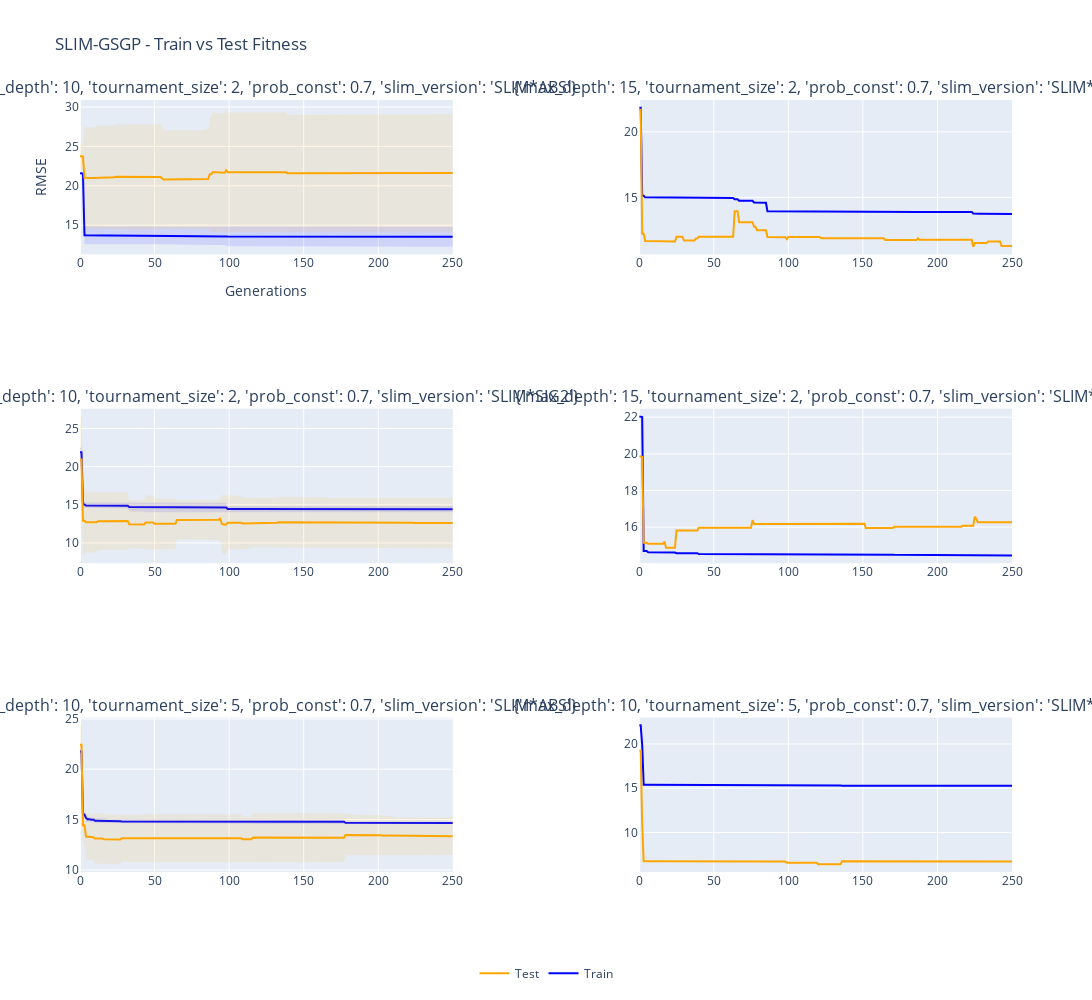

Notebook code for this chart:
### Code cell
fit_or_size_per_comb(k_outer, MODEL_NAME)

### Figure 1 — Plotly figure (JSON) as saved in the notebook; plotly's stock layout.template omitted (floating-point values rounded to 4 significant figures; data arrays with more than 128 entries replaced by an {"elided": "..."} marker saying what was removed)
{"data": [{"line": {"color": "blue"}, "mode": "lines", "name": "Train", "showlegend": true, "type": "scatter", "x": {"elided": "251 int values"}, "xaxis": "x", "y": {"elided": "251 float values"}, "yaxis": "y"}, {"line": {"width": 0}, "mode": "lines", "name": "+1 std Train", "showlegend": false, "type": "scatter", "x": {"elided": "251 int values"}, "xaxis": "x", "y": {"elided": "251 float values"}, "yaxis": "y"}, {"fill": "tonexty", "fillcolor": "rgba(0,0,255,0.1)", "line": {"width": 0}, "mode": "lines", "name": "-1 std Train", "showlegend": false, "type": "scatter", "x": {"elided": "251 int values"}, "xaxis": "x", "y": {"elided": "251 float values"}, "yaxis": "y"}, {"line": {"color": "orange"}, "mode": "lines", "name": "Test", "showlegend": true, "type": "scatter", "x": {"elided": "251 int values"}, "xaxis": "x", "y": {"elided": "251 float values"}, "yaxis": "y"}, {"line": {"width": 0}, "mode": "lines", "name": "+1 std Val", "showlegend": false, "type": "scatter", "x": {"elided": "251 int values"}, "xaxis": "x", "y": {"elided": "251 float values"}, "yaxis": "y"}, {"fill": "tonexty", "fillcolor": "rgba(255,165,0,0.1)", "line": {"width": 0}, "mode": "lines", "name": "-1 std Val", "showlegend": false, "type": "scatter", "x": {"elided": "251 int values"}, "xaxis": "x", "y": {"elided": "251 float values"}, "yaxis": "y"}, {"line": {"color": "blue"}, "mode": "lines", "name": "Train", "showlegend": false, "type": "scatter", "x": {"elided": "251 int values"}, "xaxis": "x2", "y": {"elided": "251 float values"}, "yaxis": "y2"}, {"line": {"width": 0}, "mode": "lines", "name": "+1 std Train", "showlegend": false, "type": "scatter", "x": {"elided": "251 int values"}, "xaxis": "x2", "y": {"elided": "251 float values"}, "yaxis": "y2"}, {"fill": "tonexty", "fillcolor": "rgba(0,0,255,0.1)", "line": {"width": 0}, "mode": "lines", "name": "-1 std Train", "showlegend": false, "type": "scatter", "x": {"elided": "251 int values"}, "xaxis": "x2", "y": {"elided": "251 float values"}, "yaxis": "y2"}, {"line": {"color": "orange"}, "mode": "lines", "name": "Test", "showlegend": false, "type": "scatter", "x": {"elided": "251 int values"}, "xaxis": "x2", "y": {"elided": "251 float values"}, "yaxis": "y2"}, {"line": {"width": 0}, "mode": "lines", "name": "+1 std Val", "showlegend": false, "type": "scatter", "x": {"elided": "251 int values"}, "xaxis": "x2", "y": {"elided": "251 float values"}, "yaxis": "y2"}, {"fill": "tonexty", "fillcolor": "rgba(255,165,0,0.1)", "line": {"width": 0}, "mode": "lines", "name": "-1 std Val", "showlegend": false, "type": "scatter", "x": {"elided": "251 int values"}, "xaxis": "x2", "y": {"elided": "251 float values"}, "yaxis": "y2"}, {"line": {"color": "blue"}, "mode": "lines", "name": "Train", "showlegend": false, "type": "scatter", "x": {"elided": "251 int values"}, "xaxis": "x3", "y": {"elided": "251 float values"}, "yaxis": "y3"}, {"line": {"width": 0}, "mode": "lines", "name": "+1 std Train", "showlegend": false, "type": "scatter", "x": {"elided": "251 int values"}, "xaxis": "x3", "y": {"elided": "251 float values"}, "yaxis": "y3"}, {"fill": "tonexty", "fillcolor": "rgba(0,0,255,0.1)", "line": {"width": 0}, "mode": "lines", "name": "-1 std Train", "showlegend": false, "type": "scatter", "x": {"elided": "251 int values"}, "xaxis": "x3", "y": {"elided": "251 float values"}, "yaxis": "y3"}, {"line": {"color": "orange"}, "mode": "lines", "name": "Test", "showlegend": false, "type": "scatter", "x": {"elided": "251 int values"}, "xaxis": "x3", "y": {"elided": "251 float values"}, "yaxis": "y3"}, {"line": {"width": 0}, "mode": "lines", "name": "+1 std Val", "showlegend": false, "type": "scatter", "x": {"elided": "251 int values"}, "xaxis": "x3", "y": {"elided": "251 float values"}, "yaxis": "y3"}, {"fill": "tonexty", "fillcolor": "rgba(255,165,0,0.1)", "line": {"width": 0}, "mode": "lines", "name": "-1 std Val", "showlegend": false, "type": "scatter", "x": {"elided": "251 int values"}, "xaxis": "x3", "y": {"elided": "251 float values"}, "yaxis": "y3"}, {"line": {"color": "blue"}, "mode": "lines", "name": "Train", "showlegend": false, "type": "scatter", "x": {"elided": "251 int values"}, "xaxis": "x4", "y": {"elided": "251 float values"}, "yaxis": "y4"}, {"line": {"width": 0}, "mode": "lines", "name": "+1 std Train", "showlegend": false, "type": "scatter", "x": {"elided": "251 int values"}, "xaxis": "x4", "y": {"elided": "251 float values"}, "yaxis": "y4"}, {"fill": "tonexty", "fillcolor": "rgba(0,0,255,0.1)", "line": {"width": 0}, "mode": "lines", "name": "-1 std Train", "showlegend": false, "type": "scatter", "x": {"elided": "251 int values"}, "xaxis": "x4", "y": {"elided": "251 float values"}, "yaxis": "y4"}, {"line": {"color": "orange"}, "mode": "lines", "name": "Test", "showlegend": false, "type": "scatter", "x": {"elided": "251 int values"}, "xaxis": "x4", "y": {"elided": "251 float values"}, "yaxis": "y4"}, {"line": {"width": 0}, "mode": "lines", "name": "+1 std Val", "showlegend": false, "type": "scatter", "x": {"elided": "251 int values"}, "xaxis": "x4", "y": {"elided": "251 float values"}, "yaxis": "y4"}, {"fill": "tonexty", "fillcolor": "rgba(255,165,0,0.1)", "line": {"width": 0}, "mode": "lines", "name": "-1 std Val", "showlegend": false, "type": "scatter", "x": {"elided": "251 int values"}, "xaxis": "x4", "y": {"elided": "251 float values"}, "yaxis": "y4"}, {"line": {"color": "blue"}, "mode": "lines", "name": "Train", "showlegend": false, "type": "scatter", "x": {"elided": "251 int values"}, "xaxis": "x5", "y": {"elided": "251 float values"}, "yaxis": "y5"}, {"line": {"width": 0}, "mode": "lines", "name": "+1 std Train", "showlegend": false, "type": "scatter", "x": {"elided": "251 int values"}, "xaxis": "x5", "y": {"elided": "251 float values"}, "yaxis": "y5"}, {"fill": "tonexty", "fillcolor": "rgba(0,0,255,0.1)", "line": {"width": 0}, "mode": "lines", "name": "-1 std Train", "showlegend": false, "type": "scatter", "x": {"elided": "251 int values"}, "xaxis": "x5", "y": {"elided": "251 float values"}, "yaxis": "y5"}, {"line": {"color": "orange"}, "mode": "lines", "name": "Test", "showlegend": false, "type": "scatter", "x": {"elided": "251 int values"}, "xaxis": "x5", "y": {"elided": "251 float values"}, "yaxis": "y5"}, {"line": {"width": 0}, "mode": "lines", "name": "+1 std Val", "showlegend": false, "type": "scatter", "x": {"elided": "251 int values"}, "xaxis": "x5", "y": {"elided": "251 float values"}, "yaxis": "y5"}, {"fill": "tonexty", "fillcolor": "rgba(255,165,0,0.1)", "line": {"width": 0}, "mode": "lines", "name": "-1 std Val", "showlegend": false, "type": "scatter", "x": {"elided": "251 int values"}, "xaxis": "x5", "y": {"elided": "251 float values"}, "yaxis": "y5"}, {"line": {"color": "blue"}, "mode": "lines", "name": "Train", "showlegend": false, "type": "scatter", "x": {"elided": "251 int values"}, "xaxis": "x6", "y": {"elided": "251 float values"}, "yaxis": "y6"}, {"line": {"width": 0}, "mode": "lines", "name": "+1 std Train", "showlegend": false, "type": "scatter", "x": {"elided": "251 int values"}, "xaxis": "x6", "y": {"elided": "251 float values"}, "yaxis": "y6"}, {"fill": "tonexty", "fillcolor": "rgba(0,0,255,0.1)", "line": {"width": 0}, "mode": "lines", "name": "-1 std Train", "showlegend": false, "type": "scatter", "x": {"elided": "251 int values"}, "xaxis": "x6", "y": {"elided": "251 float values"}, "yaxis": "y6"}, {"line": {"color": "orange"}, "mode": "lines", "name": "Test", "showlegend": false, "type": "scatter", "x": {"elided": "251 int values"}, "xaxis": "x6", "y": {"elided": "251 float values"}, "yaxis": "y6"}, {"line": {"width": 0}, "mode": "lines", "name": "+1 std Val", "showlegend": false, "type": "scatter", "x": {"elided": "251 int values"}, "xaxis": "x6", "y": {"elided": "251 float values"}, "yaxis": "y6"}, {"fill": "tonexty", "fillcolor": "rgba(255,165,0,0.1)", "line": {"width": 0}, "mode": "lines", "name": "-1 std Val", "showlegend": false, "type": "scatter", "x": {"elided": "251 int values"}, "xaxis": "x6", "y": {"elided": "251 float values"}, "yaxis": "y6"}], "layout": {"annotations": [{"font": {"size": 16}, "showarrow": false, "text": "{'max_depth': 10, 'tournament_size': 2, 'prob_const': 0.7, 'slim_version': 'SLIM*ABS'}", "x": 0.2, "xanchor": "center", "xref": "paper", "y": 1, "yanchor": "bottom", "yref": "paper"}, {"font": {"size": 16}, "showarrow": false, "text": "{'max_depth': 15, 'tournament_size': 2, 'prob_const': 0.7, 'slim_version': 'SLIM*SIG2'}", "x": 0.8, "xanchor": "center", "xref": "paper", "y": 1, "yanchor": "bottom", "yref": "paper"}, {"font": {"size": 16}, "showarrow": false, "text": "{'max_depth': 10, 'tournament_size': 2, 'prob_const': 0.7, 'slim_version': 'SLIM*SIG2'}", "x": 0.2, "xanchor": "center", "xref": "paper", "y": 0.6, "yanchor": "bottom", "yref": "paper"}, {"font": {"size": 16}, "showarrow": false, "text": "{'max_depth': 15, 'tournament_size': 2, 'prob_const': 0.7, 'slim_version': 'SLIM*ABS'}", "x": 0.8, "xanchor": "center", "xref": "paper", "y": 0.6, "yanchor": "bottom", "yref": "paper"}, {"font": {"size": 16}, "showarrow": false, "text": "{'max_depth': 10, 'tournament_size': 5, 'prob_const': 0.7, 'slim_version': 'SLIM*ABS'}", "x": 0.2, "xanchor": "center", "xref": "paper", "y": 0.2, "yanchor": "bottom", "yref": "paper"}, {"font": {"size": 16}, "showarrow": false, "text": "{'max_depth': 10, 'tournament_size': 5, 'prob_const': 0.7, 'slim_version': 'SLIM*SIG1'}", "x": 0.8, "xanchor": "center", "xref": "paper", "y": 0.2, "yanchor": "bottom", "yref": "paper"}], "height": 1000, "legend": {"orientation": "h", "x": 0.5, "xanchor": "center", "y": -0.15, "yanchor": "bottom"}, "title": {"text": "SLIM-GSGP - Train vs Test Fitness"}, "width": 1600, "xaxis": {"anchor": "y", "domain": [0, 0.4], "title": {"text": "Generations"}}, "xaxis2": {"anchor": "y2", "domain": [0.6, 1]}, "xaxis3": {"anchor": "y3", "domain": [0, 0.4]}, "xaxis4": {"anchor": "y4", "domain": [0.6, 1]}, "xaxis5": {"anchor": "y5", "domain": [0, 0.4]}, "xaxis6": {"anchor": "y6", "domain": [0.6, 1]}, "yaxis": {"anchor": "x", "domain": [0.8, 1], "range": [0, null], "title": {"text": "RMSE"}}, "yaxis2": {"anchor": "x2", "domain": [0.8, 1], "range": [0, null]}, "yaxis3": {"anchor": "x3", "domain": [0.4, 0.6], "range": [0, null]}, "yaxis4": {"anchor": "x4", "domain": [0.4, 0.6], "range": [0, null]}, "yaxis5": {"anchor": "x5", "domain": [0, 0.2], "range": [0, null]}, "yaxis6": {"anchor": "x6", "domain": [0, 0.2], "range": [0, null]}}}
